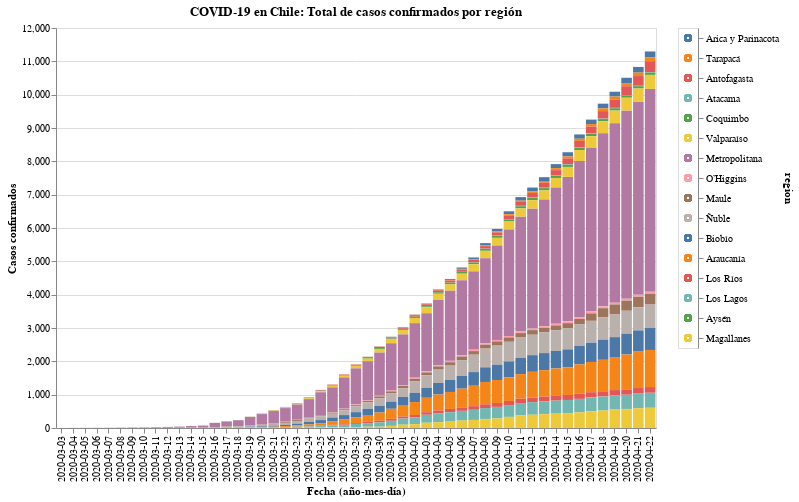

The notebook cell this image was saved under:
### Code cell
#hide_input
selection = alt.selection_multi(fields=['region'], on='mouseover')

color = alt.condition(selection,
                      alt.Color('region:N', sort=regiones, legend=None),
                      alt.value('lightgray'))

bars = alt.Chart(data).mark_bar().encode(
    x=alt.X('date:O', axis=alt.Axis(title='Fecha (año-mes-día)')),
    y=alt.Y('casos', axis=alt.Axis(title='Casos confirmados')),
    color=color,
    order=alt.Order(
    # Sort the segments of the bars by this field
    'codigo region',
    sort='descending'
    ),
    ).add_selection(
    selection
).properties(
    title='COVID-19 en Chile: Total de casos confirmados por región'
)

legend = alt.Chart(data).mark_point().encode(
    y=alt.Y('region:N', axis=alt.Axis(orient='right'), sort=regiones),
    color=color
).add_selection(
    selection
)

# text = bars.mark_text(
#     align='left',
#     baseline='middle',
#     dx=3  # Nudges text to right so it doesn't appear on top of the bar
# ).encode(
#     text='sum(pacientes):Q'
# )

bars.configure_title(
    fontSize=20,
    font='Courier',
    anchor='start',
    color='gray'
)

bars.properties(width=600, height=400) | legend

### Figure 1 — Vega-Lite specification as saved in the notebook (floating-point values rounded to 4 significant figures; data arrays with more than 128 entries replaced by an {"elided": "..."} marker saying what was removed)
{"config": {"view": {"continuousWidth": 400, "continuousHeight": 300}}, "hconcat": [{"mark": "bar", "encoding": {"color": {"condition": {"type": "nominal", "field": "region", "legend": null, "sort": ["Arica y Parinacota", "Tarapacá", "Antofagasta", "Atacama", "Coquimbo", "Valparaíso", "Metropolitana", "O’Higgins", "Maule", "Ñuble", "Biobío", "Araucanía", "Los Ríos", "Los Lagos", "Aysén", "Magallanes"], "selection": "selector001"}, "value": "lightgray"}, "order": {"type": "quantitative", "field": "codigo region", "sort": "descending"}, "x": {"type": "ordinal", "axis": {"title": "Fecha (año-mes-día)"}, "field": "date"}, "y": {"type": "quantitative", "axis": {"title": "Casos confirmados"}, "field": "casos"}}, "height": 400, "selection": {"selector001": {"type": "multi", "fields": ["region"], "on": "mouseover"}}, "title": "COVID-19 en Chile: Total de casos confirmados por región", "width": 600}, {"mark": "point", "encoding": {"color": {"condition": {"type": "nominal", "field": "region", "legend": null, "sort": ["Arica y Parinacota", "Tarapacá", "Antofagasta", "Atacama", "Coquimbo", "Valparaíso", "Metropolitana", "O’Higgins", "Maule", "Ñuble", "Biobío", "Araucanía", "Los Ríos", "Los Lagos", "Aysén", "Magallanes"], "selection": "selector001"}, "value": "lightgray"}, "y": {"type": "nominal", "axis": {"orient": "right"}, "field": "region", "sort": ["Arica y Parinacota", "Tarapacá", "Antofagasta", "Atacama", "Coquimbo", "Valparaíso", "Metropolitana", "O’Higgins", "Maule", "Ñuble", "Biobío", "Araucanía", "Los Ríos", "Los Lagos", "Aysén", "Magallanes"]}}, "selection": {"selector001": {"type": "multi", "fields": ["region"], "on": "mouseover"}}}], "data": {"name": "data-dd4ff9f47933bfcb719a9ebffc9536a1"}, "$schema": "https://vega.github.io/schema/vega-lite/v4.8.1.json", "datasets": {"data-dd4ff9f47933bfcb719a9ebffc9536a1": {"elided": "816 records"}}}
